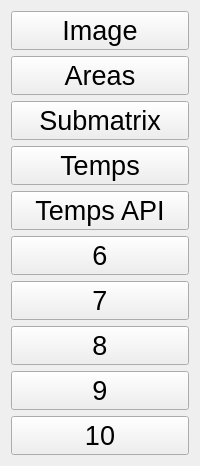
            <widget class="QWidget" name="page_8">
             <layout class="QVBoxLayout" name="verticalLayout_30">
              <item>
               <widget class="QPushButton" name="t1_6">
                <property name="font">
                 <font>
                  <pointsize>20</pointsize>
                 </font>
                </property>
                <property name="text">
                 <string>Image</string>
                </property>
               </widget>
              </item>
              <item>
               <widget class="QPushButton" name="t2_6">
                <property name="font">
                 <font>
                  <pointsize>20</pointsize>
                 </font>
                </property>
                <property name="text">
                 <string>Areas</string>
                </property>
               </widget>
              </item>
              <item>
               <widget class="QPushButton" name="t3_6">
                <property name="font">
                 <font>
                  <pointsize>20</pointsize>
                 </font>
                </property>
                <property name="text">
                 <string>Submatrix</string>
                </property>
               </widget>
              </item>
              <item>
               <widget class="QPushButton" name="t4_6">
                <property name="font">
                 <font>
                  <pointsize>20</pointsize>
                 </font>
                </property>
                <property name="text">
                 <string>Temps</string>
                </property>
               </widget>
              </item>
              <item>
               <widget class="QPushButton" name="t5_6">
                <property name="font">
                 <font>
                  <pointsize>20</pointsize>
                 </font>
                </property>
                <property name="text">
                 <string>Temps API</string>
                </property>
               </widget>
              </item>
              <item>
               <widget class="QPushButton" name="t6_6">
                <property name="font">
                 <font>
                  <pointsize>20</pointsize>
                 </font>
                </property>
                <property name="text">
                 <string>6</string>
                </property>
               </widget>
              </item>
              <item>
               <widget class="QPushButton" name="t7_6">
                <property name="font">
                 <font>
                  <pointsize>20</pointsize>
                 </font>
                </property>
                <property name="text">
                 <string>7</string>
                </property>
               </widget>
              </item>
              <item>
               <widget class="QPushButton" name="t8_6">
                <property name="font">
                 <font>
                  <pointsize>20</pointsize>
                 </font>
                </property>
                <property name="styleSheet">
                 <string notr="true"/>
                </property>
                <property name="text">
                 <string>8</string>
                </property>
               </widget>
              </item>
              <item>
               <widget class="QPushButton" name="t9_6">
                <property name="font">
                 <font>
                  <pointsize>20</pointsize>
                 </font>
                </property>
                <property name="text">
                 <string>9</string>
                </property>
               </widget>
              </item>
              <item>
               <widget class="QPushButton" name="t10_6">
                <property name="font">
                 <font>
                  <pointsize>20</pointsize>
                 </font>
                </property>
                <property name="text">
                 <string>10</string>
                </property>
               </widget>
              </item>
             </layout>
            </widget>
